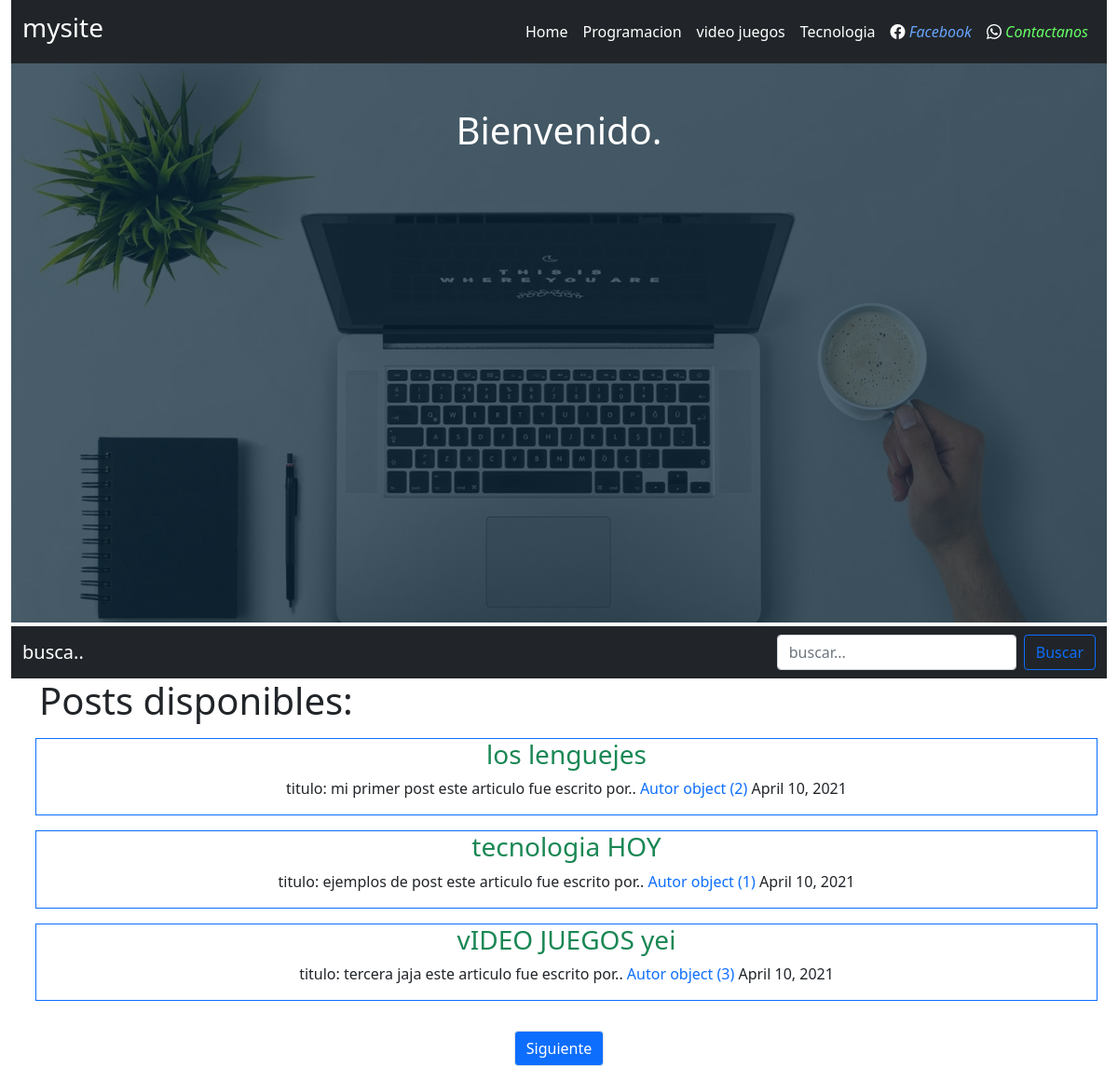
The page / on the database its author committed.
### home/models.py (models this page shows, shortened)
class Post(models.Model):
    id=models.AutoField(primary_key=True)
    titulo=models.CharField('titulo',max_length=40,blank=False,null=False)
    slug=models.CharField('slug',max_length=100,null=False,blank=False)
    descropcion=models.CharField('descripcion',max_length=110,null=False,blank=False)
    contenido=RichTextField('contenido')
    imagen=models.URLField(max_length=250,blank=False,null=False)
    autor=models.ForeignKey(Autor,on_delete=models.CASCADE)
    categoria=models.ForeignKey(Categoria,on_delete=models.CASCADE)
    estado=models.BooleanField('publico/no publico',default=True)
    fecha_creacion=models.DateField('fecha_creacion',auto_now=False,auto_now_add=True)
    class Meta:
        verbose_name='post'
        verbose_name_plural='posts'

class Autor(models.Model):
    id=models.AutoField(primary_key=True)
    nombre=models.CharField('nombre del autor',max_length=255, null=False, blank=False)
    apellidos=models.CharField('apellidos del autor', max_length=300, null=False,blank=False)
    facebook=models.URLField('facebook', null=True,blank=True)
    email=models.EmailField('correo del autor', blank=False,null=False)
    estado=models.BooleanField('autor activo/no activo', default=True)
    fecha_creacion=models.DateField('fecha de creacion autor',auto_now=False,auto_now_add=True)
    class Meta:
        verbose_name = 'autor'
        verbose_name_plural = 'autores'

### home/views.py (the view)
# urls.py: path('',views.index,name='index'),
def index(request):
    query=request.GET.get("buscar")#buscar
    lista_post=Post.objects.filter(estado = True)#enlistar
    if query:#buscar
        lista_post=Post.objects.filter(
            Q(titulo__icontains=query)|#___icontains significa que no importa que haya adelante y atras busca la palabra indicada
            Q(descropcion__icontains=query)
        ).distinct()#para que no traiga lo mismo que la primera busqueda ya sea ,titlo o descripcion en este caso  (no repita)
    lista_post=paginacion(request,lista_post)
    contex={
        'post':lista_post
    }
    return render(request, 'layaut.html',contex)

### home/views.py (called while the page is built)
def paginacion(request,lista_post):
    paginacion=Paginator(lista_post,3)#numero de paginas que quieres que se dibida
    page=request.GET.get('page')#esto por que se se tiene en que pagina esta actual mente
    lista_post=paginacion.get_page(page)#se accigna de nuevo a ala lista post para que de lo element que faltan
    return lista_post

### templates/layaut.html (shortened to what this page needs)
{% load static %}
<!DOCTYPE html>
<html lang="en">
<head>
     <link rel="stylesheet" href="https://cdn.jsdelivr.net/npm/bootstrap-icons@1.4.1/font/bootstrap-icons.css">
    <link href="https://cdn.jsdelivr.net/npm/bootstrap@5.0.0-beta3/dist/css/bootstrap.min.css" rel="stylesheet"
>
    <link rel="stylesheet" href="{% static 'custom.css' %}">
</head>
<body>
    <div  class="container-fluid">
        <nav class="navbar navbar-expand-lg navbar-dark bg-dark sticky-top">
            <div id="pegajoso" class="container-fluid">
              <a class="navbar-brand" href="{% url 'blog:index' %}">
                <h3>mysite</h3>
              </a>
              <div class="collapse navbar-collapse" id="navbarSupportedContent">
                <ul class="navbar-nav ms-auto mb-2 mb-lg-0">
                <li class="nav-item">
                    <a class="nav-link active" aria-current="page" href="{% url 'blog:index' %}">Home</i></a>
                    </li>
                <li class="nav-item">
                    <a class="nav-link active" aria-current="page" href="{% url 'blog:programacion' %}">Programacion</a>
                </li>
                <li class="nav-item">
                    <a class="nav-link active" aria-current="page" href="{% url 'blog:VJ' %}">video juegos</a>
                </li>
                <li class="nav-item">
                    <a class="nav-link active" aria-current="page" href="{% url 'blog:Tecno' %}">Tecnologia</a>
                </li>
                  <li class="nav-item">
                    <a class="nav-link active" aria-current="page" href="https://www.facebook.com/luisangel.morenomorales/"><i class="bi bi-facebook"> <span id="facebook">Facebook</span></i></a>
                  </li>
                  <li class="nav-item">
                    <a class="nav-link active" href="#"><i class="bi bi-whatsapp"> <span id="whatsaap">Contactanos</span></i></a>
                  </li>
                </ul>
              </div>
            </div>
          </nav>
          <header class="imagen">
            <div class="overlay">
              <div class="container text-white py-5">
                  <div class="row">
                      <div class="col-lg-12 text-center">
                         {% block textoCentral %}
                          <h1>Bienvenido.</h1>
                         {% endblock textoCentral %}
                      </div>
                  </div>
              </div>
            </div>
        </header>
        </div>
   {% block post %}
   {% block busqueda %}
   <div class="container-fluid">
    <nav class="navbar navbar-dark bg-dark mt-1">
        <div class="container-fluid">
            <a class="navbar-brand">busca..</a>
            <form class="d-flex" method="GET">
                <input  id="busqueda" class="form-control me-2" type="text" placeholder="buscar..." aria-label="Search" name="buscar" value="{{request.GET.buscar}}">
                <button class="btn btn-outline-primary" type="submit">Buscar</button>
            </form>
        </div>
      </nav>
      </div>
   {% endblock busqueda %}
   {% block container %}
   <div class="container">
     <div class="row">
       {% if post %}
       <h1>Posts disponibles: </h1>
       {% for card in post %}
       <div class="col-lg-12 border border-primary text-center text-success m-2">
       <h3>{{card.titulo}}</h1>
         <p class="text-dark">titulo: {{card.descropcion}}
           este articulo fue escrito por..
           <span class="text-primary">{{card.autor}}</span>
           {{card.fecha_creacion}}
         </p>
       </div>
         {% endfor %}
         {% else %}
           <h1>no existen post!!</h1>
         {% endif %}
         {% endblock container %}
        {% endblock post %}
       </div>
     </div>
     <br>
     <nav aria-label="Page navigation example">
      <ul class="pagination justify-content-center">
        {% if post.has_next %}
        <li class="page-item">
          <a class="page-link bg-primary text-white" href="?page={{post.next_page_number}}">Siguiente</a>
        </li>
        {% endif %}
      </ul>
    </nav>
</body>
</html>

### static/custom.css (style rules this page uses)
.imagen { background: url(img/pexels-pixabay-257897.jpg); background-size: cover; min-height: 600px; }
.overlay { background:rgb(9 37 56 / 70%); min-height: 600px; }
#facebook { color: rgb(104 165 255); }
#whatsaap { color: #66ff66;; }

### rows shown on the page
Post: titulo "los lenguejes", descropcion "mi primer post", autor "Autor object (2)", fecha_creacion "April 10, 2021"
Post: titulo "tecnologia HOY", descropcion "ejemplos de post", autor "Autor object (1)", fecha_creacion "April 10, 2021"
Post: titulo "vIDEO JUEGOS yei", descropcion "tercera jaja", autor "Autor object (3)", fecha_creacion "April 10, 2021"
